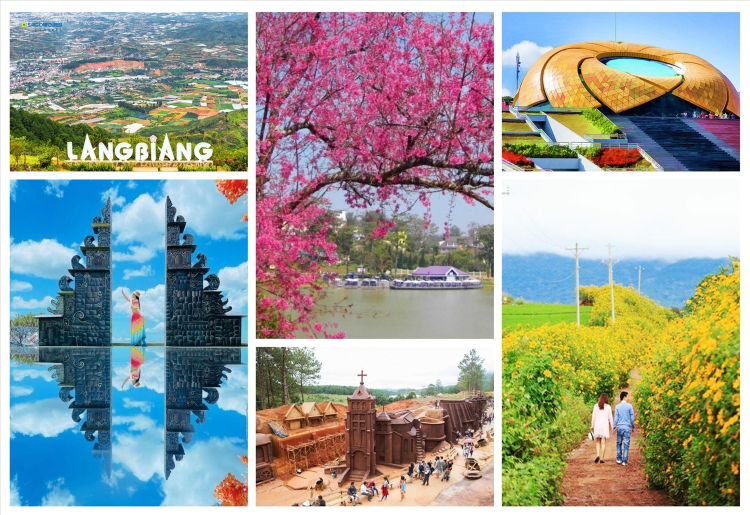
#> input picture Baitap3/dalat.jpg, 1500 x 1029 px (shown at 1/2 size)
$ jupyter execute Baitap3.ipynb
#> lines starting #> are read from the running program, lines starting #| are printed output that depends on the picture; after the words box and inside, x2 and y2 are one past the last pixel; in counts of white or black regions, pixels touching at a corner belong together
[cell 1]
import cv2
import numpy as np
import matplotlib.pyplot as plt
from scipy.ndimage import binary_closing

# Đọc ảnh Đà Lạt từ thư mục exercise
img = cv2.imread('dalat.jpg')
#> img is the input picture: shape (1029, 1500, 3); mean B, G, R 149.9, 155.2, 151.3
img_gray = cv2.cvtColor(img, cv2.COLOR_BGR2GRAY)
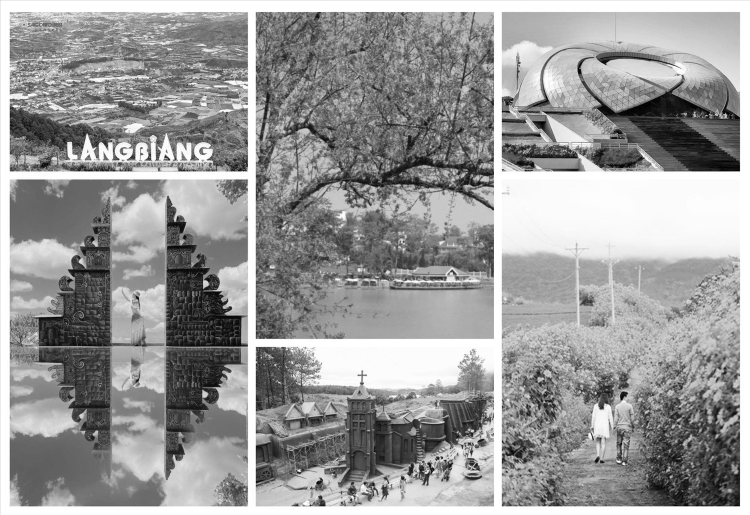
#> img_gray: shape (1029, 1500) (shown at 1/2 size); min 0, max 255, mean 153.5

# Cắt vùng Quảng trường Lâm Viên (bạn cần điều chỉnh lại toạ độ cho đúng vùng)
# Ví dụ: góc trên bên phải ảnh
x, y, w, h = 1000, 30, 350, 220
roi = img_gray[y:y+h, x:x+w]
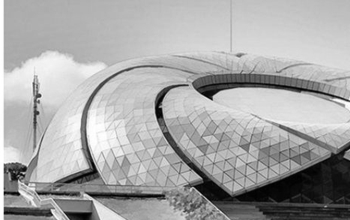
#> roi: shape (220, 350); min 0, max 255, mean 167.4

# Coordinate Mapping: ví dụ lật ngang vùng chọn
roi_mapped = cv2.flip(roi, 1)  # Lật ngang (bạn có thể thay đổi phép biến đổi tuỳ ý)
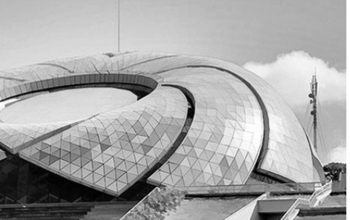
#> roi_mapped: shape (220, 350); min 0, max 255, mean 167.4

# Binary Closing cho vùng vừa chọn
# Chuyển sang nhị phân
_, roi_bin = cv2.threshold(roi_mapped, 127, 255, cv2.THRESH_BINARY)
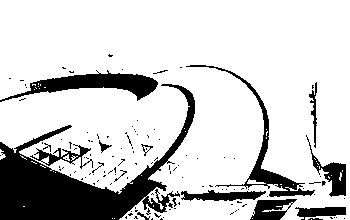
#> roi_bin: shape (220, 350); 80.6% white; 128 black regions (111 under 20 px), largest, box (x1, y1, x2, y2) and area: (0, 84, 195, 220) 8089, (0, 70, 158, 102) 1926, (186, 65, 315, 197) 1437
# Áp dụng binary closing
structure = np.ones((5,5), dtype=np.uint8)
roi_closed = binary_closing(roi_bin, structure=structure).astype(np.uint8) * 255
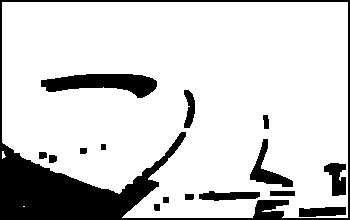
#> roi_closed: shape (220, 350); 82.2% white; 16 black regions, largest, box (x1, y1, x2, y2) and area: (0, 0, 350, 220) 9316, (41, 74, 157, 98) 1682, (250, 139, 293, 187) 650

# Lưu ảnh kết quả
cv2.imwrite('quan_truong_lam_vien.jpg', roi_closed)

# Hiển thị kết quả
plt.figure(figsize=(12,4))
plt.subplot(1,3,1)
plt.imshow(roi, cmap='gray')
plt.title('Vùng Quảng trường Lâm Viên')
plt.axis('off')

plt.subplot(1,3,2)
plt.imshow(roi_mapped, cmap='gray')
plt.title('Coordinate Mapping')
plt.axis('off')

plt.subplot(1,3,3)
plt.imshow(roi_closed, cmap='gray')
plt.title('Binary Closing')
plt.axis('off')
plt.show()
